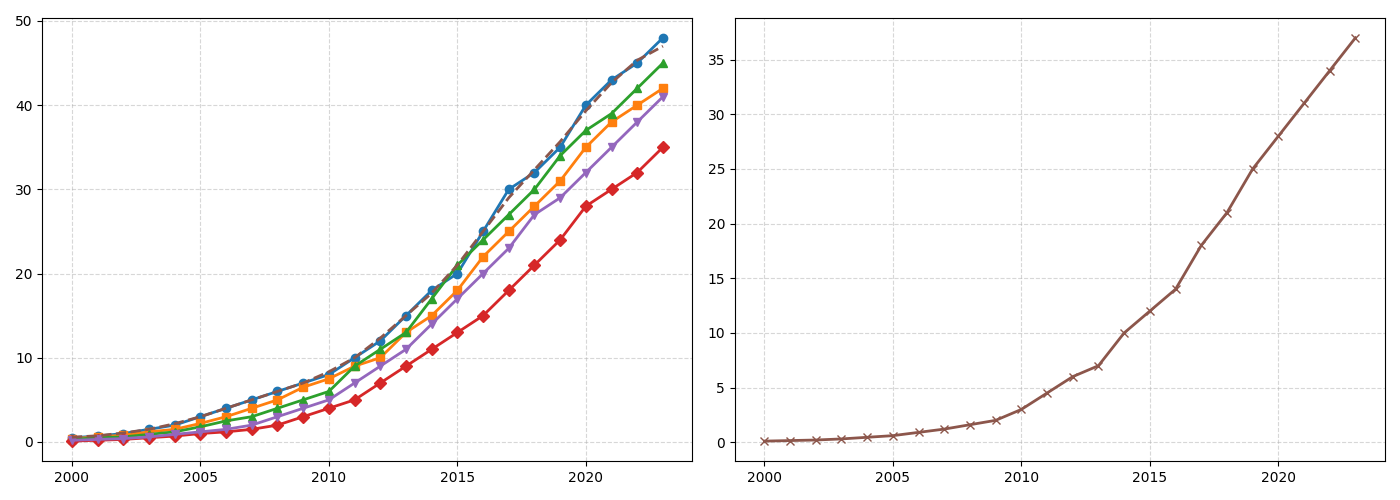

Source code (Python):
import matplotlib.pyplot as plt
import numpy as np
from scipy.ndimage import uniform_filter1d

years = np.arange(2000, 2024)
north_america_speeds = [0.5, 0.7, 1, 1.5, 2, 3, 4, 5, 6, 7, 8, 10, 12, 15, 18, 20, 25, 30, 32, 35, 40, 43, 45, 48]
europe_speeds = [0.4, 0.6, 0.8, 1.2, 1.5, 2.2, 3, 4, 5, 6.5, 7.5, 9, 10, 13, 15, 18, 22, 25, 28, 31, 35, 38, 40, 42]
asia_speeds = [0.3, 0.5, 0.6, 0.9, 1.2, 1.8, 2.5, 3, 4, 5, 6, 9, 11, 13, 17, 21, 24, 27, 30, 34, 37, 39, 42, 45]
africa_speeds = [0.1, 0.2, 0.3, 0.5, 0.7, 1, 1.2, 1.5, 2, 3, 4, 5, 7, 9, 11, 13, 15, 18, 21, 24, 28, 30, 32, 35]
south_america_speeds = [0.2, 0.3, 0.4, 0.6, 0.9, 1.2, 1.5, 2, 3, 4, 5, 7, 9, 11, 14, 17, 20, 23, 27, 29, 32, 35, 38, 41]
mobile_speeds = [0.1, 0.15, 0.2, 0.3, 0.45, 0.6, 0.9, 1.2, 1.6, 2, 3, 4.5, 6, 7, 10, 12, 14, 18, 21, 25, 28, 31, 34, 37]

fig, axs = plt.subplots(nrows=1, ncols=2, figsize=(14, 5))

colors = ['#1f77b4', '#ff7f0e', '#2ca02c', '#d62728', '#9467bd', '#8c564b']

axs[0].plot(years, north_america_speeds, marker='o', color=colors[0], linewidth=2)
axs[0].plot(years, europe_speeds, marker='s', color=colors[1], linewidth=2)
axs[0].plot(years, asia_speeds, marker='^', color=colors[2], linewidth=2)
axs[0].plot(years, africa_speeds, marker='D', color=colors[3], linewidth=2)
axs[0].plot(years, south_america_speeds, marker='v', color=colors[4], linewidth=2)

na_moving_avg = uniform_filter1d(north_america_speeds, size=3)
axs[0].plot(years, na_moving_avg, linestyle='--', color=colors[5], linewidth=2)

axs[0].grid(visible=True, linestyle='--', alpha=0.5)

axs[1].plot(years, mobile_speeds, marker='x', color=colors[5], linewidth=2)
axs[1].grid(visible=True, linestyle='--', alpha=0.5)

plt.tight_layout()
plt.show()
